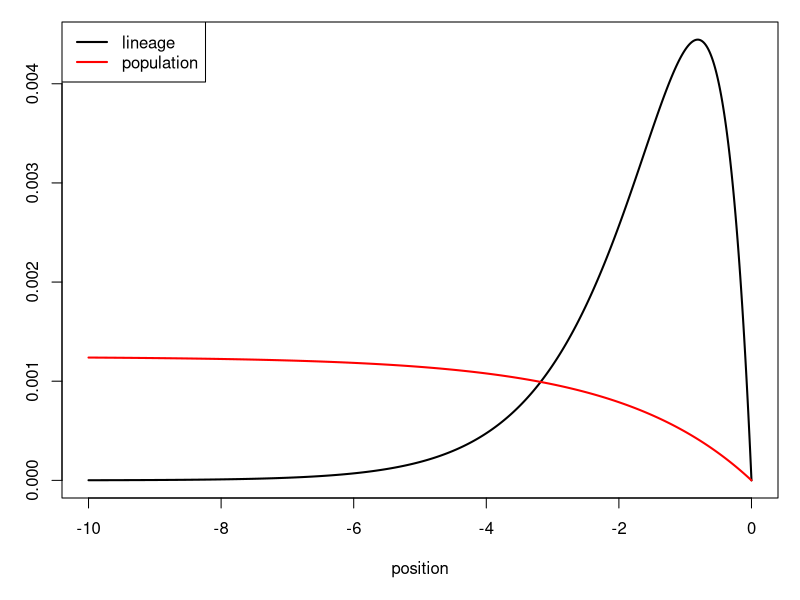

Source code (R):
xvals <- seq(-10, 0, length.out=1001)

# wavefront
w <- function (x) {
    y <- pmax(0, 1 - exp(x / 2))
    return(y / sum(y))
}

# stationary distribution for lineages
f <- function (x) {
    y <- exp(x) * (1 - exp(x/2))
    return(y / sum(y))
}

png(file='pme_dists.png', width=64*5, height=64*7, res=64)
par(mar=c(5,3,1,1)+.1)
    plot(xvals, f(xvals), type='l',
         ylab='', xlab='position', lwd=2)
    lines(xvals, w(xvals), col='red', lwd=2)
    legend("topleft", lty=1, lwd=2, col=c("black", "red"),
           legend=c("lineage", "population"))
dev.off()
